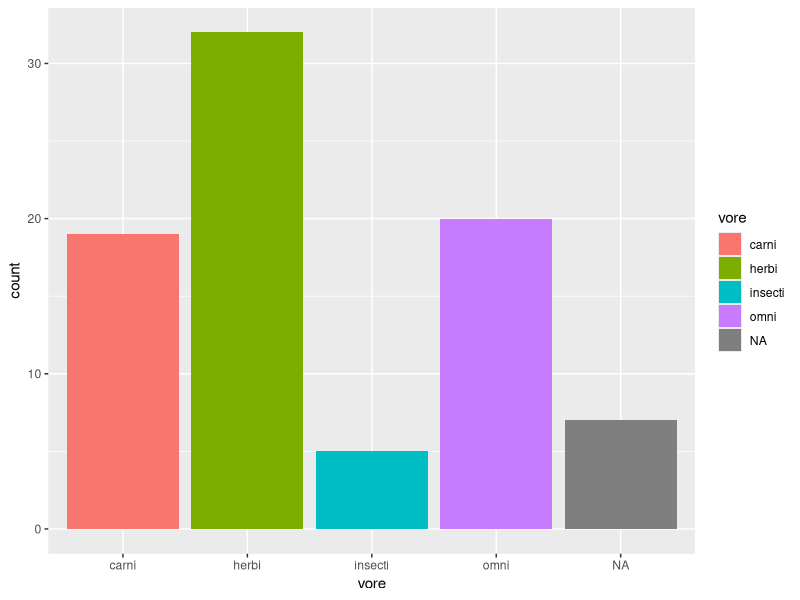
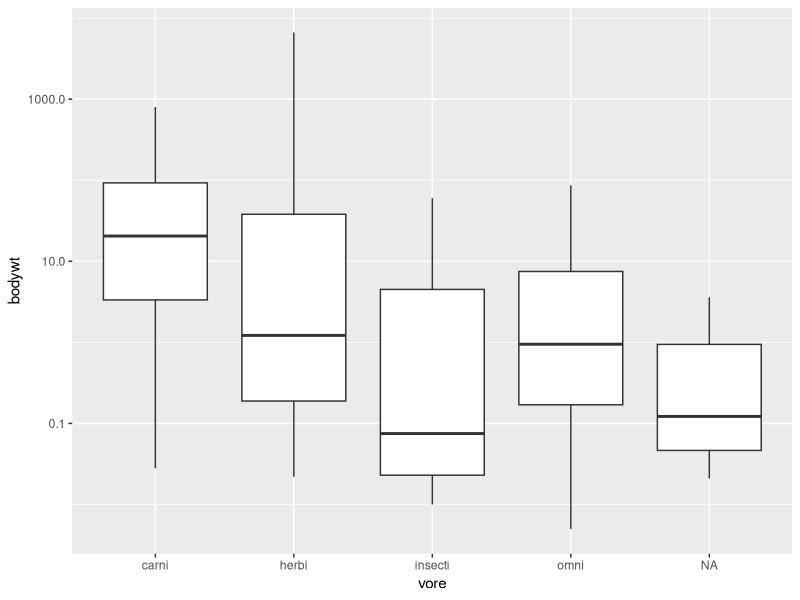
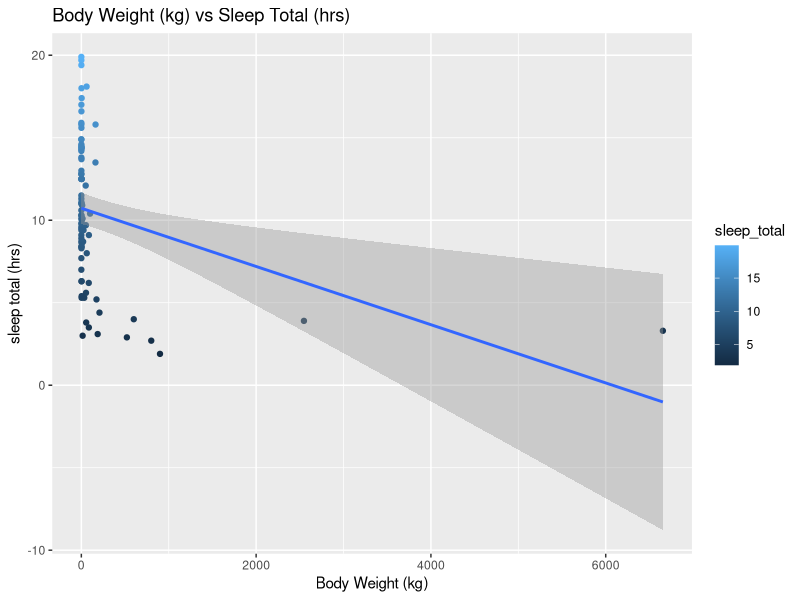
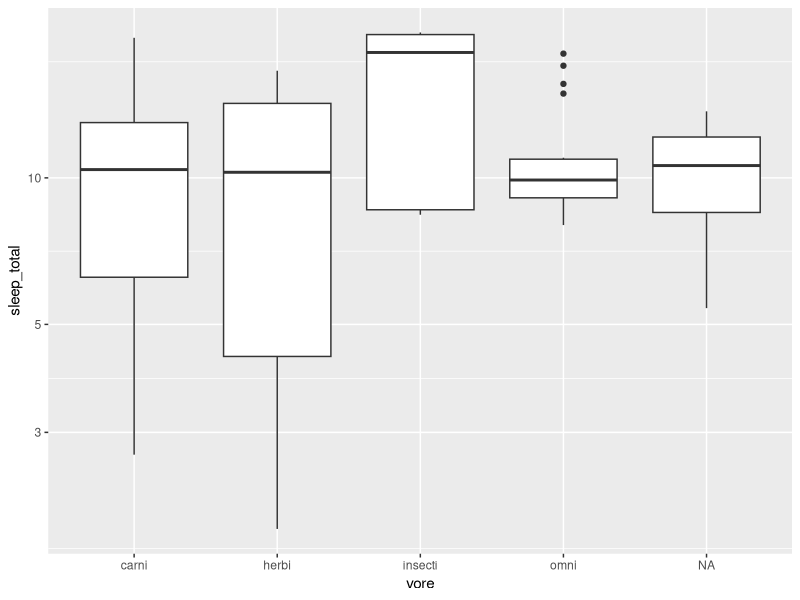
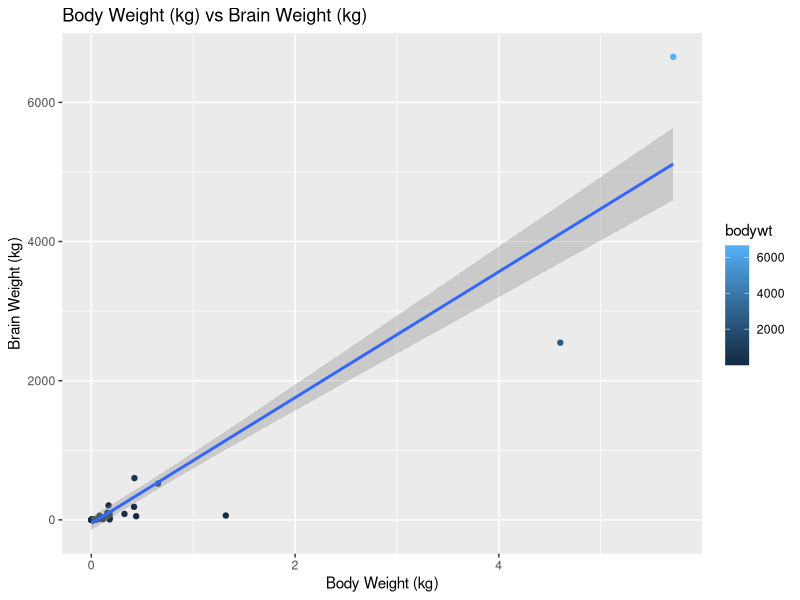
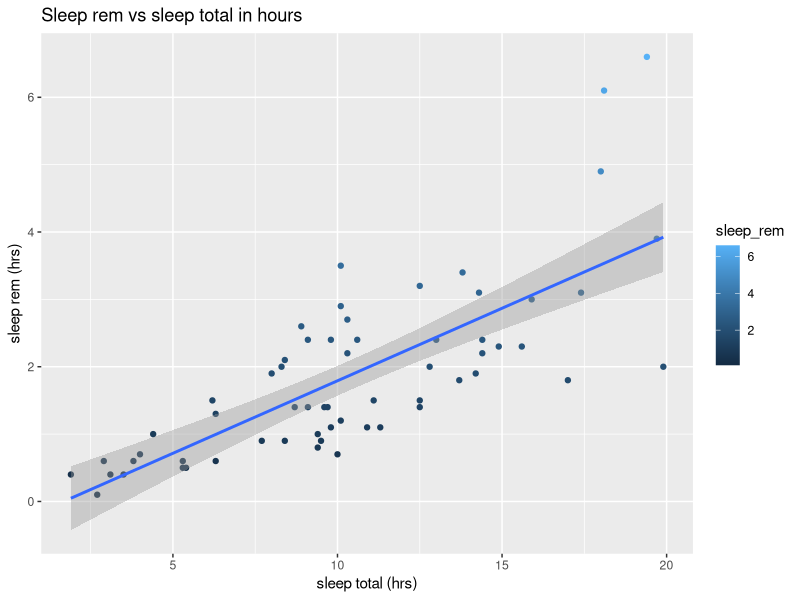

These charts were generated, in order, by the following R code:
## ---- chunk 1
library("tidyverse")
options(scipen = 999) #disable scientific notation
## ---- chunk 2
summary(msleep)
## ---- chunk 3
names(msleep)
## ---- chunk 4
?msleep
## ---- chunk 5
msleep <- msleep
## ---- chunk 6
ggplot(data=msleep,
  mapping=aes(x=vore))+
  geom_bar(mapping=aes(fill=vore)) #herbivore most represented, vore is categorical so it is x
## ---- chunk 7
mean(msleep$sleep_total)
## ---- chunk 8
summary(msleep)
## ---- chunk 9
ggplot(data=msleep, #specifies the data
       mapping = aes(x=vore,y=bodywt))+#map the aesthetics
  scale_y_log10()+
  geom_boxplot()
## ---- chunk 10
ggplot(data=msleep,
       mapping=aes(x=bodywt, y=sleep_total))+
  geom_point(mapping=aes(color=sleep_total))+
  geom_smooth(method=lm, se=T)+
  labs(title="Body Weight (kg) vs Sleep Total (hrs)",
       x="Body Weight (kg)", y= "sleep total (hrs)")
#as weight increases, sleep decreases
## ---- chunk 11
ggplot(data=msleep, #specifies the data
       mapping = aes(x=vore,y=sleep_total))+#map the aesthetics
  scale_y_log10()+
  geom_boxplot()
#insectivore sleeps the most
## ---- chunk 12
ggplot(data=msleep,
       mapping=aes(x=brainwt, y=bodywt))+
  geom_point(mapping=aes(color=bodywt))+
  geom_smooth(method=lm, se=T)+
  labs(title="Body Weight (kg) vs Brain Weight (kg)",
       x="Body Weight (kg)", y= "Brain Weight (kg)")
#as body weight increases, brain weight does too
## ---- chunk 13
ggplot(data=msleep,
       mapping=aes(x=sleep_total, y=sleep_rem))+
  geom_point(mapping=aes(color=sleep_rem))+
  geom_smooth(method=lm, se=T)+
  labs(title="Sleep rem vs sleep total in hours",
       x="sleep total (hrs)", y= "sleep rem (hrs)")
#as sleep rem increases, sleep total does too
